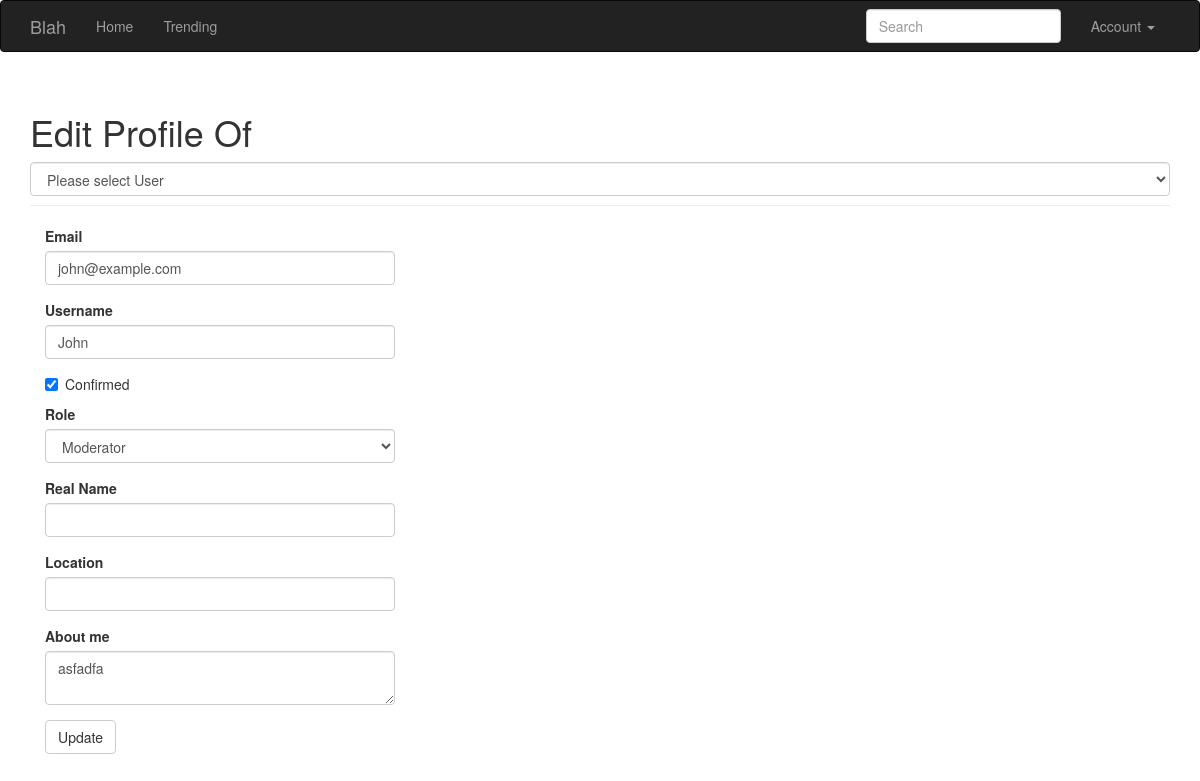
/edit-profile/1 (signed in), run on an earlier commit of the app's database.
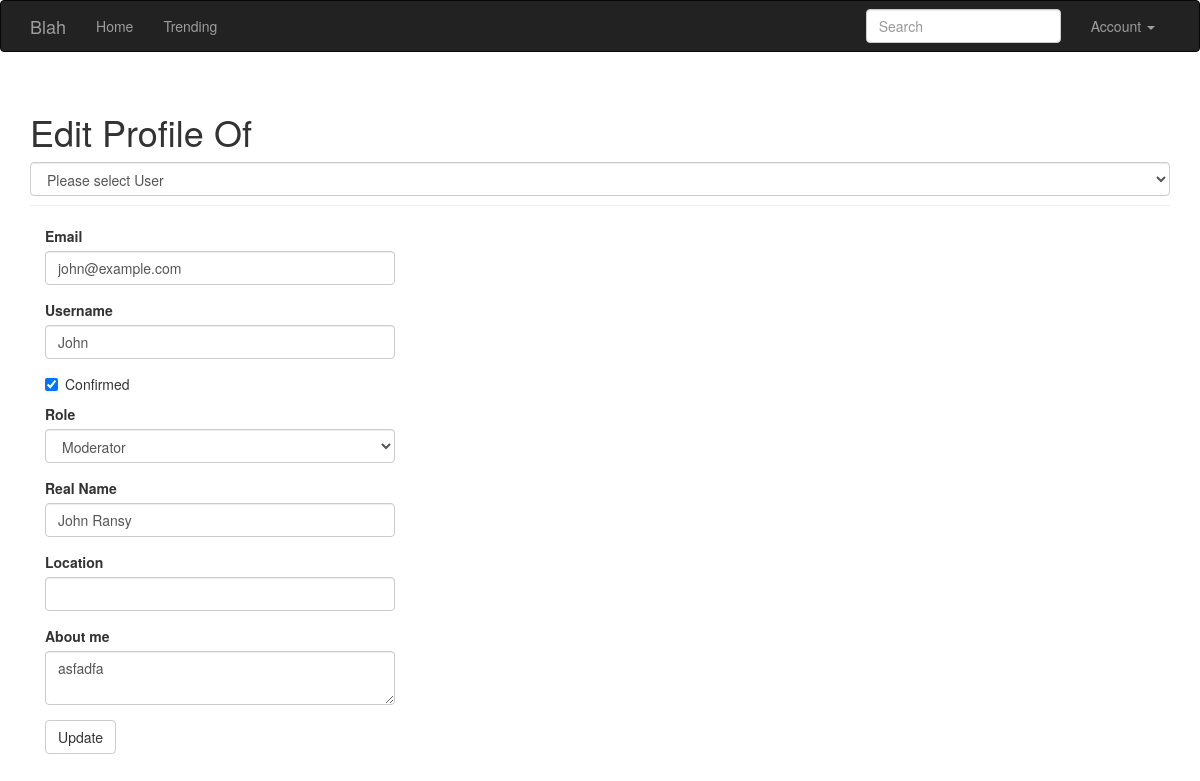
And on a later commit of the database.
### app/models.py (models this page shows, shortened)
class User(UserMixin, db.Model):
    __tablename__ = 'users'
    id = db.Column(db.Integer, primary_key=True)
    email = db.Column(db.String(64), unique=True, index=True)
    username = db.Column(db.String(64), unique=True, index=True)
    role_id = db.Column(db.Integer, db.ForeignKey('roles.id'))
    password_hash = db.Column(db.String(128))
    confirmed = db.Column(db.Boolean, default=False)
    name = db.Column(db.String(64))
    location = db.Column(db.String(64))
    about_me = db.Column(db.Text())
    member_since = db.Column(db.DateTime(), default=datetime.utcnow)
    last_seen = db.Column(db.DateTime(), default=datetime.utcnow)
    avatar_hash = db.Column(db.String(32))
    posts = db.relationship('Post', backref='author', lazy='dynamic')
    followed = db.relationship('Follow',
                               foreign_keys=[Follow.follower_id],
                               backref=db.backref('follower', lazy='joined'),
                               lazy='dynamic',
                               cascade='all, delete-orphan')
    followers = db.relationship('Follow',
                                foreign_keys=[Follow.followed_id],
                                backref=db.backref('followed', lazy='joined'),
                                lazy='dynamic',
                                cascade='all, delete-orphan')
    @property
    def password(self):
        raise AttributeError('Password is not a readable attribute')
    def ping(self):
        self.last_seen = datetime.utcnow()
        db.session.add(self)
    def can(self, perm):
        return self.role is not None and self.role.has_permission(perm)
    def is_administrator(self):
        return self.can(Permission.ADMIN)

### app/main/views.py (the view, shortened to what this page needs)
@main.route('/edit-profile/<int:id>', methods=['GET', 'POST'])
@login_required
@admin_required
def edit_profile_admin(id):
    allUsers = User.query.all()
    user = User.query.get_or_404(id)
    form = EditProfileAdminForm(user=user)
    form.email.data = user.email
    form.username.data = user.username
    form.confirmed.data = user.confirmed
    form.role.data = user.role_id
    form.name.data = user.name
    form.location.data = user.location
    form.about_me.data = user.about_me
    return render_template('edit_profile.html', form=form, user=user, allUsers=allUsers)

### app/main/forms.py
class SearchForm(FlaskForm):
    q = StringField(_l('Search'), validators=[DataRequired()])
    def __init__(self, *args, **kwargs):
        if 'formdata' not in kwargs:
            kwargs['formdata'] = request.args
        if 'csrf_enabled' not in kwargs:
            kwargs['csrf_enabled'] = False
        super(SearchForm, self).__init__(*args, **kwargs)

### app/auth/views.py (called while the page is built)
@auth.before_app_request
def before_request():
    if current_user.is_authenticated:
        current_user.ping()
        if not current_user.confirmed \
                and request.endpoint \
                and request.blueprint != 'auth' \
                and request.endpoint != 'static':
            return redirect(url_for('auth.unconfirmed'))

### app/main/__init__.py (called while the page is built)
@main.app_context_processor
def inject_permissions():
    return dict(Permission=Permission)

### app/main/views.py (called while the page is built)
@main.before_app_request
def before_request():
    current_user.last_seen = datetime.utcnow()
    db.session.commit()
    g.search_form = SearchForm()
    g.locale = str(get_locale())

### app/models.py (called while the page is built)
@login_manager.user_loader
def load_user(user_id):
    return User.query.get(int(user_id))

    def has_permission(self, perm):
        return self.permissions & perm == perm

### app/templates/edit_profile.html (shortened to what this page needs)
{% extends "base.html" %}
{% import "bootstrap/wtf.html" as wtf %}
{% block page_content %}
<div class="page-header">
    {% if current_user.is_administrator() and allUsers %}
    <h1>Edit Profile Of</h1>
    <select class="form-control" name= users method="GET" action="/" onchange="location = this.options[this.selectedIndex].value;">
      <option>Please select User</option>
    </select>
    {% else %}
    <h1>Edit Your Profile</h1>
    {% endif %}
</div>
<div class="col-md-4">
    {{ wtf.quick_form(form) }}
</div>
{% endblock %}

What changed in the data, as far as the page shows it:
changed User "john@example.com": name (not shown) → "John Ransy"
